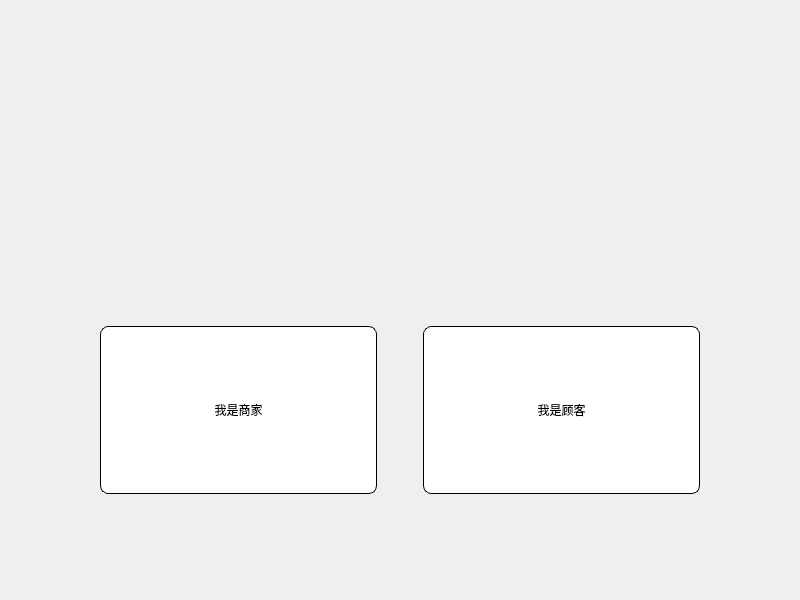
<?xml version="1.0" encoding="UTF-8"?>
<ui version="4.0">
 <class>LoginWindow</class>
 <widget class="QWidget" name="LoginWindow">
  <property name="geometry">
   <rect>
    <x>0</x>
    <y>0</y>
    <width>800</width>
    <height>600</height>
   </rect>
  </property>
  <property name="minimumSize">
   <size>
    <width>800</width>
    <height>600</height>
   </size>
  </property>
  <property name="windowTitle">
   <string>Form</string>
  </property>
  <property name="styleSheet">
   <string notr="true">QWidget#LoginWindow{
	border-image: url(:/picture/6.png);
	
}

QLabel{

	
	font: 12pt &quot;华光标题宋_CNKI&quot;;
font: 12pt &quot;华光综艺_CNKI&quot;;
}
QLineEdit{
	background-color: rgb(245, 245, 245);
	padding-left: 16px;
	border-radius: 8px;
font: 12pt;
}
/* 设置按钮样式 */
QPushButton {
    background-color: white;
    color: black; /* 红色 */
    border: 1px solid black;  /*红色边框 */
    border-radius: 8px;
    /*padding: 8px 16px;*/
	font: 12pt &quot;华光综艺_CNKI&quot;;
width: 3.5em; /* 设置按钮的宽度为字体大小的1.2倍 */
    height: 2em; /* 设置按钮的高度为字体大小的1.2倍 */
}

QPushButton:hover {
    background-color: #ff7875; /* 深红色 */
    color: white;
}

QPushButton:pressed {
    background-color: #d32f2f; /* 点击时的深红色 */
    color: white;
}
</string>
  </property>
  <layout class="QVBoxLayout" name="verticalLayout">
   <item>
    <widget class="QWidget" name="widget_2" native="true">
     <property name="sizePolicy">
      <sizepolicy hsizetype="Preferred" vsizetype="Fixed">
       <horstretch>0</horstretch>
       <verstretch>0</verstretch>
      </sizepolicy>
     </property>
    </widget>
   </item>
   <item>
    <spacer name="verticalSpacer">
     <property name="orientation">
      <enum>Qt::Vertical</enum>
     </property>
     <property name="sizeType">
      <enum>QSizePolicy::Fixed</enum>
     </property>
     <property name="sizeHint" stdset="0">
      <size>
       <width>80</width>
       <height>300</height>
      </size>
     </property>
    </spacer>
   </item>
   <item>
    <widget class="QWidget" name="widget" native="true">
     <layout class="QHBoxLayout" name="horizontalLayout">
      <item>
       <spacer name="horizontalSpacer_2">
        <property name="orientation">
         <enum>Qt::Horizontal</enum>
        </property>
        <property name="sizeType">
         <enum>QSizePolicy::Fixed</enum>
        </property>
        <property name="sizeHint" stdset="0">
         <size>
          <width>80</width>
          <height>20</height>
         </size>
        </property>
       </spacer>
      </item>
      <item>
       <widget class="QPushButton" name="merchantButton">
        <property name="enabled">
         <bool>true</bool>
        </property>
        <property name="sizePolicy">
         <sizepolicy hsizetype="Minimum" vsizetype="Preferred">
          <horstretch>0</horstretch>
          <verstretch>0</verstretch>
         </sizepolicy>
        </property>
        <property name="text">
         <string>我是商家</string>
        </property>
       </widget>
      </item>
      <item>
       <spacer name="horizontalSpacer">
        <property name="orientation">
         <enum>Qt::Horizontal</enum>
        </property>
        <property name="sizeType">
         <enum>QSizePolicy::Fixed</enum>
        </property>
        <property name="sizeHint" stdset="0">
         <size>
          <width>40</width>
          <height>20</height>
         </size>
        </property>
       </spacer>
      </item>
      <item>
       <widget class="QPushButton" name="customerButton">
        <property name="sizePolicy">
         <sizepolicy hsizetype="Minimum" vsizetype="Preferred">
          <horstretch>0</horstretch>
          <verstretch>0</verstretch>
         </sizepolicy>
        </property>
        <property name="text">
         <string>我是顾客</string>
        </property>
       </widget>
      </item>
      <item>
       <spacer name="horizontalSpacer_3">
        <property name="orientation">
         <enum>Qt::Horizontal</enum>
        </property>
        <property name="sizeType">
         <enum>QSizePolicy::Fixed</enum>
        </property>
        <property name="sizeHint" stdset="0">
         <size>
          <width>80</width>
          <height>20</height>
         </size>
        </property>
       </spacer>
      </item>
     </layout>
    </widget>
   </item>
   <item>
    <spacer name="verticalSpacer_2">
     <property name="orientation">
      <enum>Qt::Vertical</enum>
     </property>
     <property name="sizeType">
      <enum>QSizePolicy::Fixed</enum>
     </property>
     <property name="sizeHint" stdset="0">
      <size>
       <width>20</width>
       <height>80</height>
      </size>
     </property>
    </spacer>
   </item>
   <item>
    <widget class="QWidget" name="widget_3" native="true">
     <property name="sizePolicy">
      <sizepolicy hsizetype="Preferred" vsizetype="Fixed">
       <horstretch>0</horstretch>
       <verstretch>0</verstretch>
      </sizepolicy>
     </property>
    </widget>
   </item>
  </layout>
 </widget>
 <resources/>
 <connections/>
</ui>
